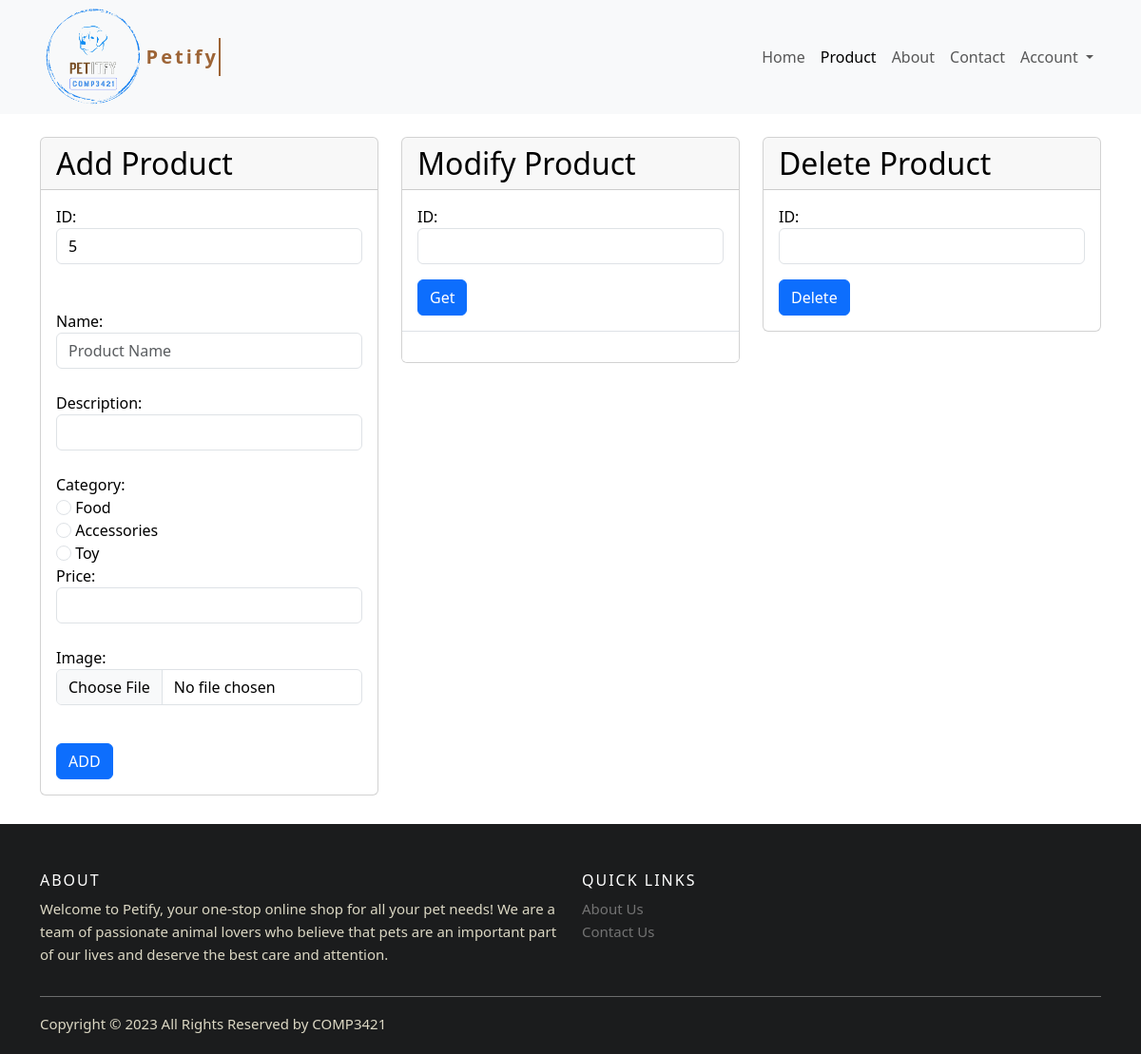
Page /admin_Product.php on the earlier database version.
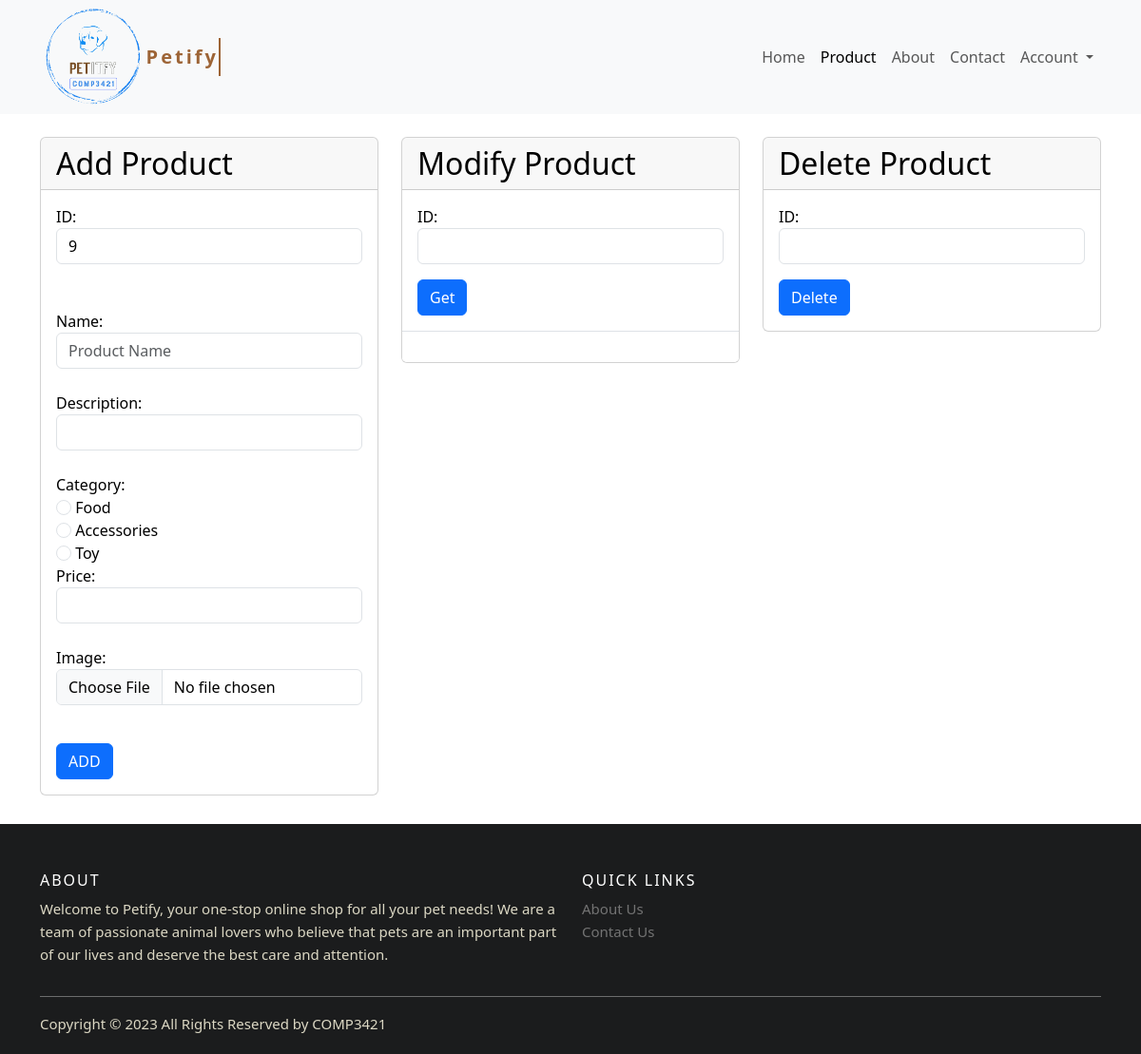
Same page on the later database version.
### tables this page shows
CREATE TABLE `products` (
  `id` int(11) UNSIGNED NOT NULL,
  `name` varchar(255) NOT NULL,
  `description` text DEFAULT NULL,
  `category` varchar(255) NOT NULL,
  `price` decimal(10,2) NOT NULL,
  `image` varchar(255) DEFAULT NULL
);

### admin_Product.php (the view, shortened to what this page needs)
<?php include("connection.php");
?>
<!DOCTYPE html>
<html lang="en" data-bs-theme="light">
<head>
    <link href="https://cdn.jsdelivr.net/npm/bootstrap@5.3.0-alpha3/dist/css/bootstrap.min.css" rel="stylesheet"
>
    <link rel="stylesheet" href="Style/style.css">
</head>
<body>
    <?php include("navBar.php") ?>
    <div class = "container my-4">
        <div class="row">
            <div class= "col AddProduct">
                <div class="card">
                    <h2 class="card-header">Add Product</h2>
                    <div class="card-body" style="transform: rotate(0);">
                    <form action="admin_Product.php" method="post" enctype="multipart/form-data">
                        <label>ID:</label><br>
                        <?php
                            $lastproductQuery = "SELECT * FROM products ORDER BY id DESC LIMIT 1";
                            $lastProductRow = mysqli_query($link, $lastproductQuery);
                            if (mysqli_num_rows($lastProductRow) > 0) {
                                $theRow = mysqli_fetch_assoc($lastProductRow);
                                $lastProductID = $theRow["id"];
                            }else{
                                $lastProductID = 1;
                            }
                        ?>
                        <input class="form-control" type="text" name="AddProduct_ID" readonly value=<?php echo '"'. $lastProductID+1 .'"' ?> ><br><br>
                        <label>Name:</label><br>
                        <input class="form-control" type="text" name="AddProduct_Name" placeholder="Product Name"><br>
                        <label>Description:</label><br>
                        <input class="form-control" type="text" name="AddProduct_Description"><br>
                        <label>Category:</label><br>
                        <input class="form-check-input" type="radio" name="AddProduct_Type" value="Food">
                        <label>Food</label><br>
                        <input class="form-check-input" type="radio" name="AddProduct_Type" value="Accessories">
                        <label>Accessories</label><br>
                        <input class="form-check-input" type="radio" name="AddProduct_Type" value="Toy">
                        <label>Toy</label><br>
                        <label>Price:</label><br>
                        <input class="form-control" type="number" name="AddProduct_Price"><br>
                        <label>Image:</label><br>
                        <input class="form-control" type="file" name="AddProduct_Image"><br>
                        <input type="submit" class="btn btn-primary mt-3" name="Submit_form_ADDProduct" value="ADD" >
                    </form>
                    </div>
                </div>
            </div>
            <div class= "col ModProduct">
                <div class="card ">
                    <h2 class="card-header">Modify Product</h2>
                    <ul class="list-group list-group-flush" style="transform: rotate(0);">
                        <li class="list-group-item">
                            <form action="admin_Product.php" id="mod_id_autofill" method="post" enctype="multipart/form-data">
                                <label>ID:</label><br>
                                <input class="form-control" type="text" name="ModProduct_ID_AutoFill">
                                <input class="btn btn-primary mt-3" type="submit" name="Submit_form_ModProductAutoFill" value="Get" >
                            </form>
                        </li>
                        <li class="list-group-item">
                        </li>
                    </ul>
                </div>
            </div>
            <div class= "col DelProduct">
                <div class="card">
                    <h2 class="card-header">Delete Product</h2>
                    <div class="card-body" style="transform: rotate(0);">
                        <form action="admin_Product.php" method="post" enctype="multipart/form-data">
                            <label>ID:</label><br>
                            <input class="form-control" type="text" name="DelProduct_ID">
                            <input class="btn btn-primary mt-3" type="submit" name="Submit_form_DeleteProduct" value="Delete" >
                        </form>
                    </div>
                </div>
            </div>
        </div>
    </div>
    <?php include("footer.php") ?>
</body>
</html>

Differences in the rows shown:
no longer on this page (row edited): products: AddProduct_ID "5"
added products: AddProduct_ID "9"
